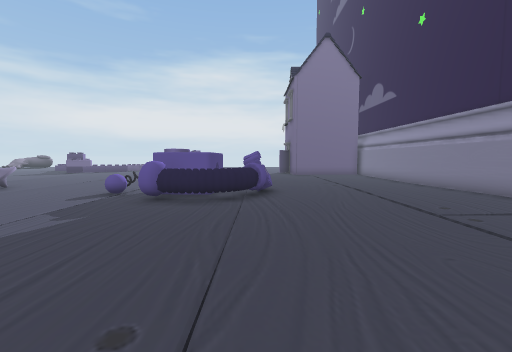
View 1 (above)

19 first-person views from a walk through a 3-D level made in the Unity game engine. The camera is 1.3 m above the floor, tilts 4° down and sees 90° across. The floor is counted in squares, 1 m on a side. Each view is taken from the middle of a square. On the plan, view 1 faces up. The plan holds only what a view shows up to about 13 squares ahead; the rest is blank. The place goes on beyond the plan. The player is left out.

View 2
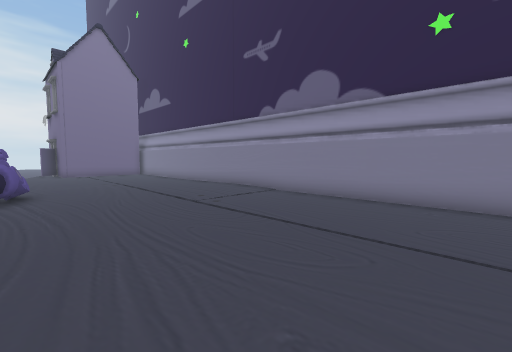

View 3
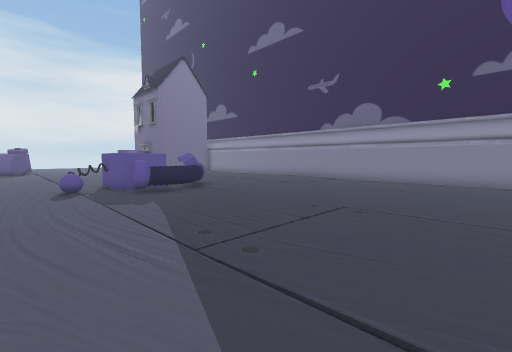

View 4
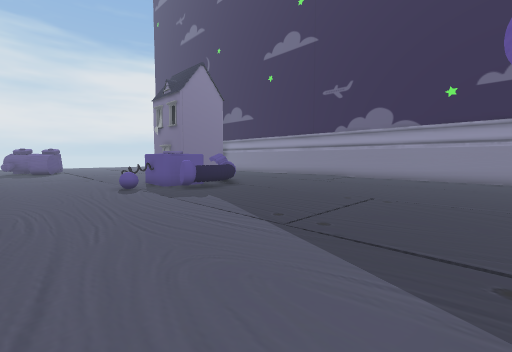

View 5
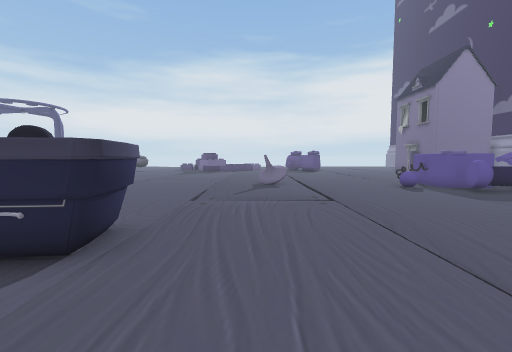

View 6
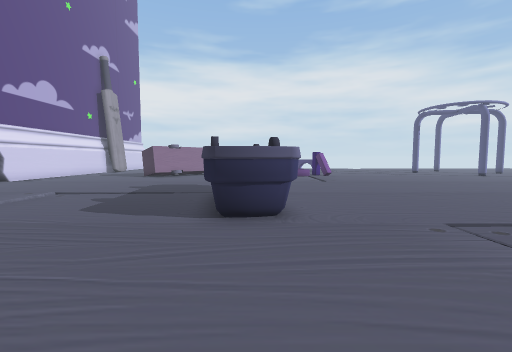

View 7
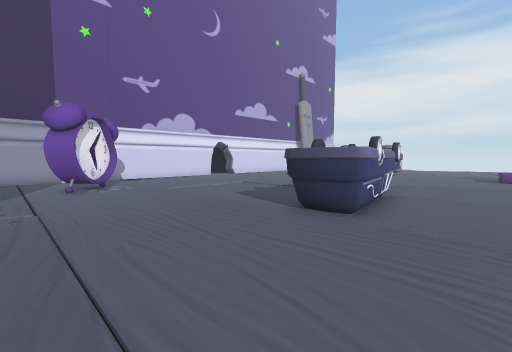

View 8
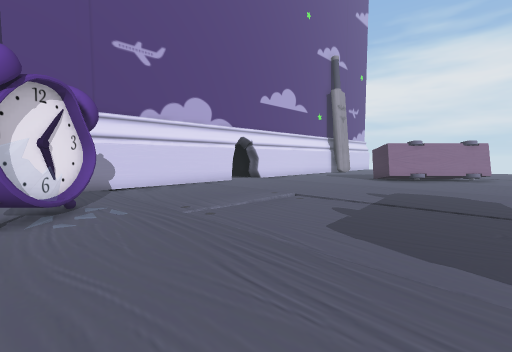

View 9
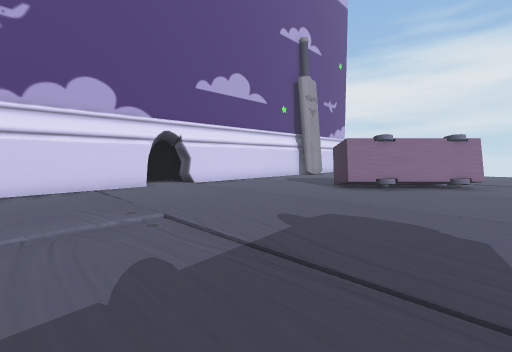

View 10
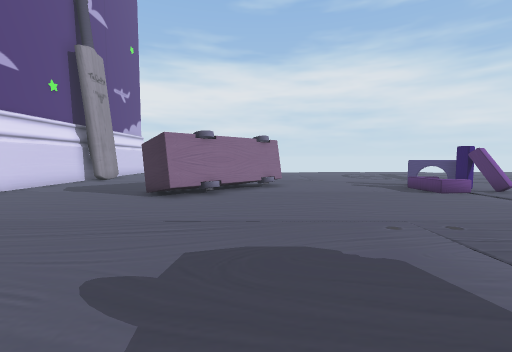

View 11
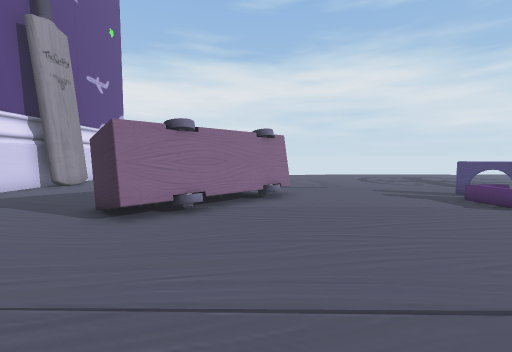

View 12
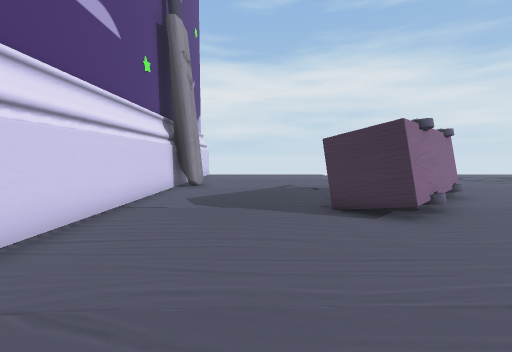

View 13
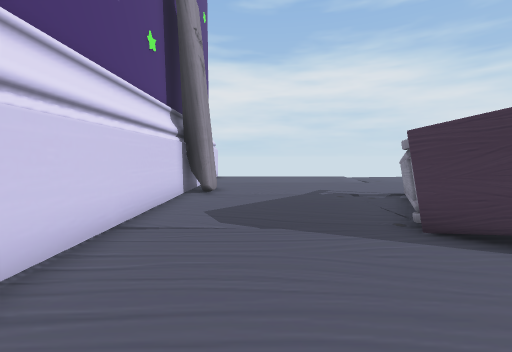

View 14
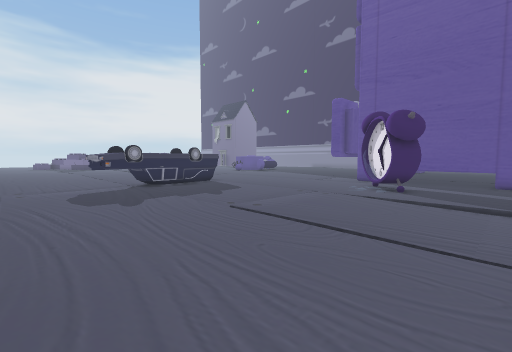

View 15
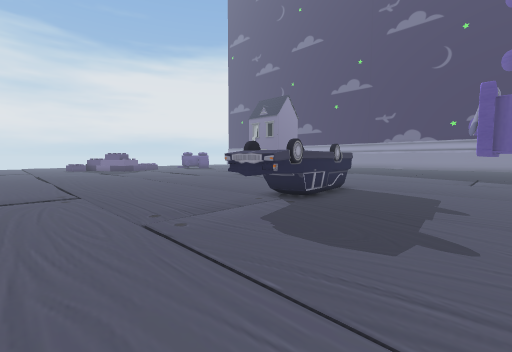

View 16
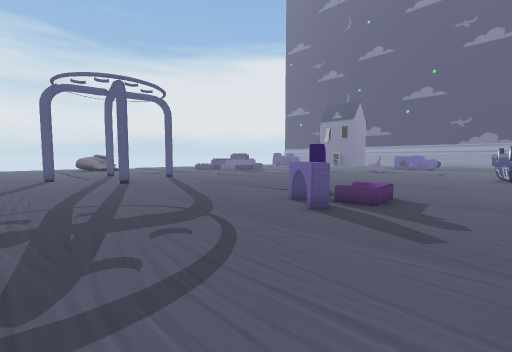

View 17
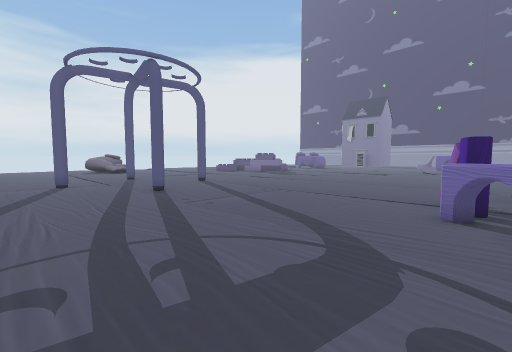

View 18
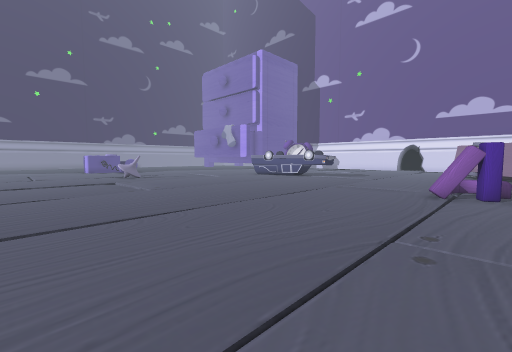

View 19
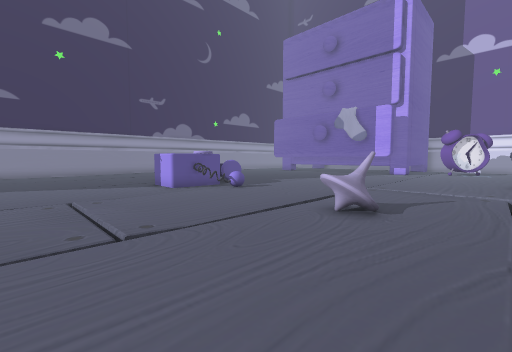

### Floor plan
Key: @ floor where view 1 was taken; # wall or solid block; x gap in a wall; . main floor; - floor 0.25 m lower than the main floor; _ floor 0.5 m lower than the main floor; / step, stairs or slope; = window, fence, low wall or low ledge; ^ raised ledge; O other object.
Columns run from 36 left of view 1 to 8 right of it. Each row starts with its distance up from view 1.
 17 ........ ..../................./........
 16 ............./................./........
 15 ............./................./.......
 14 ............./......../......../........
 13 ............./......../......../......../...#
 12 ............./...........=...../.##. .../...#
 11 ............./...........=.....=x##  .../...#
 10 ............./..................^#^.^.../...#
  9 ............./.................^.^^ =.../...#
  8 ............./...................===..../...#
  7 .......OOO.../........_........-......../...#
  6 ......OO...../........_................./...#
  5 ......O................................./...#
  4 ......................................../...#
  3  ....................##................./...#
  2 . ..............^######................./...#
  1   //............^######........//////.../...#
  0   ..............=#............./....@.../...#
 -1    ...#......................../......../...#
 -2 ..    ##......................./......../...#
 -3 ....   ##....................#
 -4 ....######...................#
 -5 ......####..................
 -6 ........##...............O.
 -7 ........................O#O
 -8 .......................OO .#
 -9 ........................O..#
-10 ....................../....#
-11  .###................-/....#
-12   ##########  .########  ###

Positions as (right, up) in squares from view 1, and headings:
1: (0, 0), facing up
2: (0, -1), facing up-right
3: (-7, -2), facing up-right
4: (-9, -2), facing up-right
5: (-12, -2), facing up
6: (-9, 2), facing left
7: (-9, 5), facing down-left
8: (-11, 0), facing down-left
9: (-16, 0), facing down-left
10: (-18, -2), facing left
11: (-21, -2), facing left
12: (-21, -8), facing left
13: (-23, -9), facing left
14: (-23, -11), facing up-right
15: (-25, -4), facing up-right
16: (-36, 2), facing up-right
17: (-36, 6), facing up-right
18: (-29, 17), facing down-right
19: (-14, 17), facing down-right
